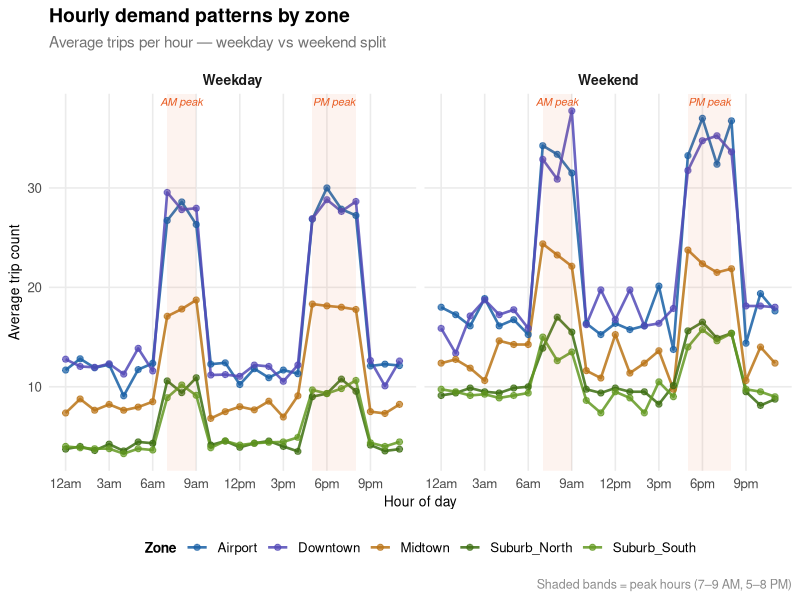
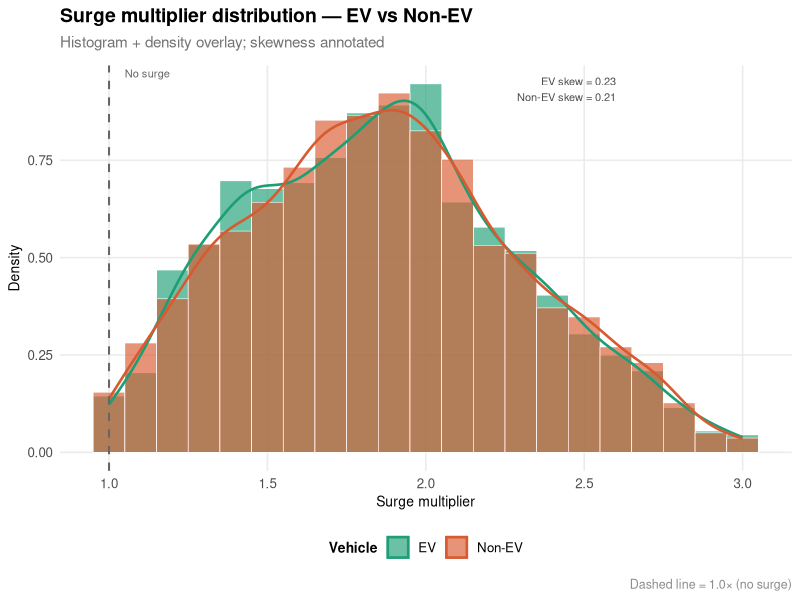
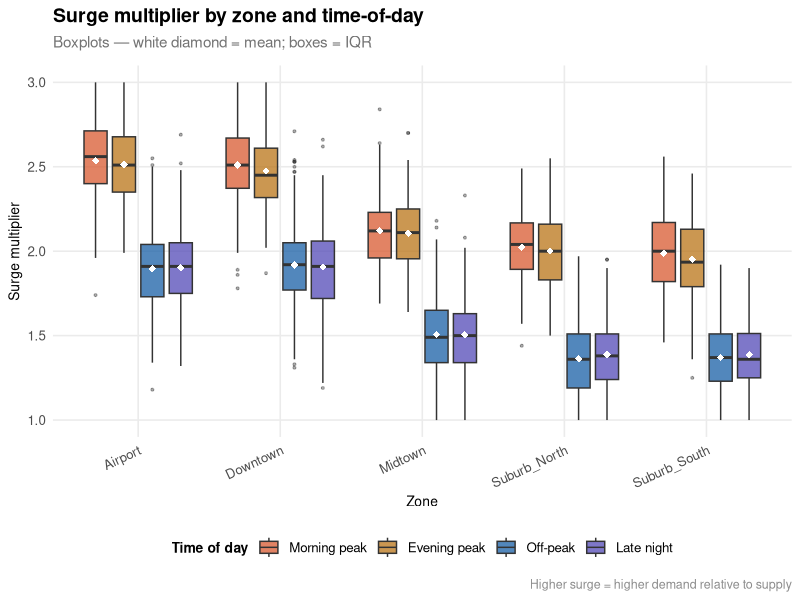
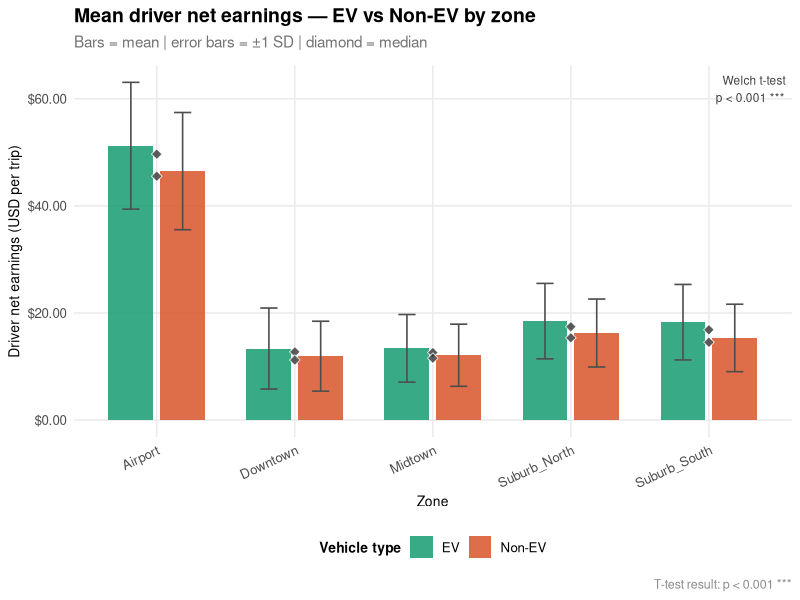
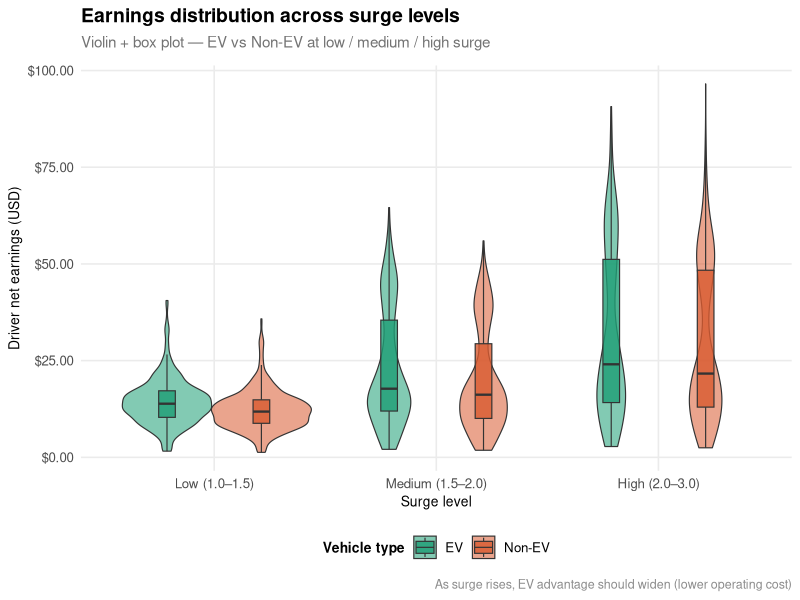
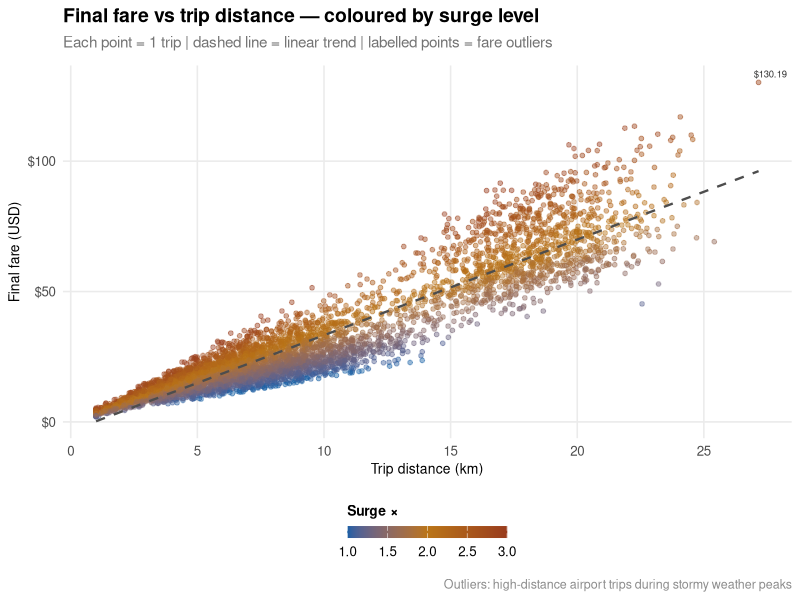
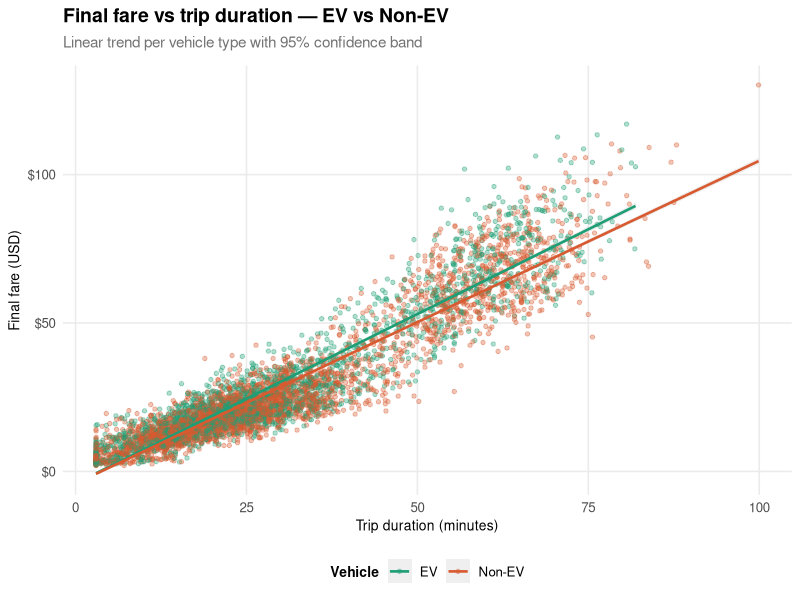
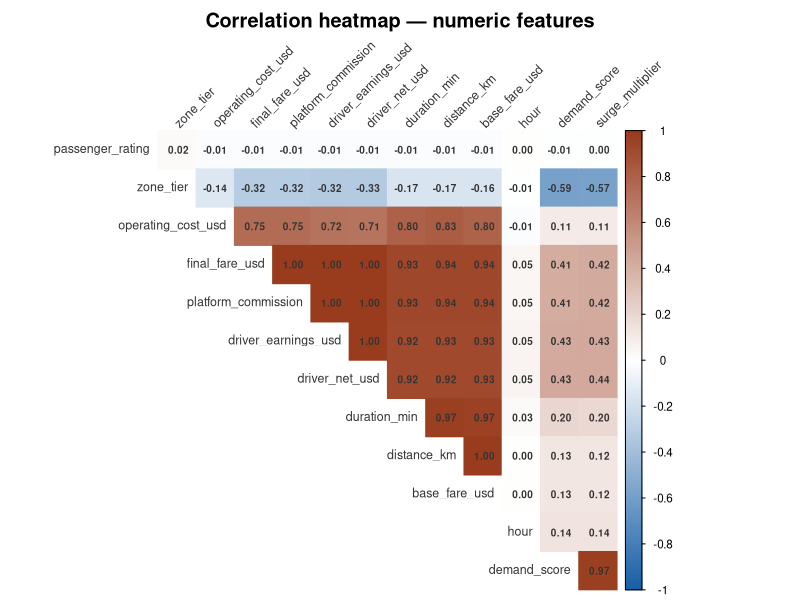

The R script that drew these images, in order:
# =============================================================================
# PHASE 2: EXPLORATORY DATA ANALYSIS (EDA)
# Project: Dynamic Pricing Analysis for Ride-Sharing EV Fleets
# =============================================================================
# This script produces 5 analyses + plots:
#   Plot 1  — Demand pattern by hour-of-day per zone (weekday vs weekend)
#   Plot 2  — Surge multiplier distribution (EV vs Non-EV overlay)
#   Plot 3  — Surge boxplots by zone and time-of-day
#   Plot 4  — EV vs Non-EV earnings comparison + t-test
#   Plot 5  — Fare vs distance scatter coloured by surge level
#   Plot 6  — Correlation heatmap of all numeric features
# =============================================================================
# RUNS AFTER: phase1_data_generation.R
# READS:      trips_data.csv, demand_data.csv
# SAVES:      6 PNG plots to your working directory
# =============================================================================


# ── 0. Packages ───────────────────────────────────────────────────────────────
# install.packages(c("tidyverse", "corrplot", "scales", "ggridges"))

library(tidyverse)   # ggplot2, dplyr, tidyr
library(corrplot)    # correlation heatmap
library(scales)      # axis formatting helpers
library(ggridges)    # optional: ridge plots (used in Plot 2)

# ── 1. Load data ──────────────────────────────────────────────────────────────
# These CSVs were created by phase1_data_generation.R
# Make sure your working directory is set to the same folder.

trips  <- read_csv("trips_data.csv",  show_col_types = FALSE)
demand <- read_csv("demand_data.csv", show_col_types = FALSE)

cat("✅ trips loaded  —", nrow(trips),  "rows\n")
cat("✅ demand loaded —", nrow(demand), "rows\n")

# ── 2. Light type-fixing ──────────────────────────────────────────────────────
# Make sure categorical columns are factors so ggplot orders them correctly

trips <- trips %>%
  mutate(
    vehicle_type = factor(vehicle_type, levels = c("EV", "Non-EV")),
    zone         = factor(zone),
    weather      = factor(weather, levels = c("Clear", "Foggy", "Rainy", "Stormy")),
    day_type     = if_else(is_weekend, "Weekend", "Weekday")   # new helper column
  )

demand <- demand %>%
  mutate(
    zone     = factor(zone),
    day_type = if_else(is_weekend, "Weekend", "Weekday")
  )

# ── 3. Shared theme ───────────────────────────────────────────────────────────
# One consistent visual style applied to every plot.
# Change the colours here and they update everywhere.

project_theme <- theme_minimal(base_size = 12) +
  theme(
    plot.title       = element_text(face = "bold", size = 14, margin = margin(b = 6)),
    plot.subtitle    = element_text(size = 11, color = "grey45", margin = margin(b = 10)),
    plot.caption     = element_text(size = 9, color = "grey55", margin = margin(t = 8)),
    legend.position  = "bottom",
    legend.title     = element_text(face = "bold", size = 10),
    strip.text       = element_text(face = "bold", size = 10),
    panel.grid.minor = element_blank(),
    panel.grid.major = element_line(color = "grey92"),
    axis.title       = element_text(size = 10),
    plot.background  = element_rect(fill = "white", color = NA)
  )

# Colour palette — EV = teal, Non-EV = coral
ev_colors  <- c("EV" = "#1D9E75", "Non-EV" = "#D85A30")

# Zone colour palette (5 zones)
zone_colors <- c(
  "Downtown"     = "#534AB7",
  "Airport"      = "#185FA5",
  "Suburb_North" = "#3B6D11",
  "Suburb_South" = "#639922",
  "Midtown"      = "#BA7517"
)


# =============================================================================
# PLOT 1: DEMAND PATTERN ANALYSIS
# Goal: show trip volume by hour of day, split by zone and weekday/weekend
# Dataset used: demand_data (zone-hour level aggregates)
# =============================================================================

cat("\n── Plotting 1/6: Demand patterns ──\n")

# Aggregate: average trip_count per hour per zone per day_type
demand_hourly <- demand %>%
  group_by(zone, hour, day_type) %>%
  summarise(avg_trips = mean(trip_count), .groups = "drop")

p1 <- ggplot(demand_hourly,
             aes(x = hour, y = avg_trips, color = zone, group = zone)) +
  
  # Main line + point layer
  geom_line(linewidth = 0.9, alpha = 0.85) +
  geom_point(size = 1.8, alpha = 0.7) +
  
  # Shade the morning and evening peak windows
  annotate("rect", xmin = 7,  xmax = 9,  ymin = -Inf, ymax = Inf,
           alpha = 0.07, fill = "#E85D24") +
  annotate("rect", xmin = 17, xmax = 20, ymin = -Inf, ymax = Inf,
           alpha = 0.07, fill = "#E85D24") +
  
  # Annotate peak labels
  annotate("text", x = 8,  y = Inf, label = "AM peak", vjust = 1.5,
           size = 2.8, color = "#E85D24", fontface = "italic") +
  annotate("text", x = 18.5, y = Inf, label = "PM peak", vjust = 1.5,
           size = 2.8, color = "#E85D24", fontface = "italic") +
  
  # Weekday vs weekend as facets
  facet_wrap(~day_type, ncol = 2) +
  
  scale_color_manual(values = zone_colors, name = "Zone") +
  scale_x_continuous(breaks = seq(0, 23, 3),
                     labels = c("12am","3am","6am","9am","12pm","3pm","6pm","9pm")) +
  scale_y_continuous(labels = label_number(accuracy = 1)) +
  
  labs(
    title    = "Hourly demand patterns by zone",
    subtitle = "Average trips per hour — weekday vs weekend split",
    x        = "Hour of day",
    y        = "Average trip count",
    caption  = "Shaded bands = peak hours (7–9 AM, 5–8 PM)"
  ) +
  project_theme

ggsave("plot1_demand_patterns.png", p1, width = 11, height = 5, dpi = 150)
cat("   ✅ plot1_demand_patterns.png saved\n")

# Print a quick insight summary in console
cat("\n   ── Insight ──\n")
cat("   Peak zones (highest avg trips):\n")
demand_hourly %>%
  group_by(zone) %>%
  summarise(mean_trips = mean(avg_trips)) %>%
  arrange(desc(mean_trips)) %>%
  print()


# =============================================================================
# PLOT 2A: SURGE DISTRIBUTION — Histogram EV vs Non-EV
# Goal: see the shape and spread of surge multiplier for each vehicle type
# Dataset used: trips_data
# =============================================================================

cat("\n── Plotting 2/6: Surge distribution ──\n")

# Compute skewness manually (no extra package needed)
skew <- function(x) {
  n <- length(x); m <- mean(x); s <- sd(x)
  (n / ((n-1)*(n-2))) * sum(((x - m)/s)^3)
}

ev_skew    <- trips %>% filter(vehicle_type == "EV")    %>% pull(surge_multiplier) %>% skew()
nonev_skew <- trips %>% filter(vehicle_type == "Non-EV") %>% pull(surge_multiplier) %>% skew()

cat("   EV surge skewness   :", round(ev_skew,    3), "\n")
cat("   Non-EV surge skewness:", round(nonev_skew, 3), "\n")

p2a <- ggplot(trips, aes(x = surge_multiplier, fill = vehicle_type)) +
  
  geom_histogram(aes(y = after_stat(density)),
                 binwidth = 0.1, alpha = 0.65,
                 position = "identity", color = "white", linewidth = 0.2) +
  
  # Add density curves on top
  geom_density(aes(color = vehicle_type), linewidth = 0.9,
               fill = NA, alpha = 0.8) +
  
  # Vertical line at the standard 1.0 baseline
  geom_vline(xintercept = 1.0, linetype = "dashed",
             color = "grey40", linewidth = 0.7) +
  annotate("text", x = 1.05, y = Inf, label = "No surge",
           hjust = 0, vjust = 1.5, size = 2.8, color = "grey40") +
  
  # Skewness annotation
  annotate("text", x = 2.6, y = Inf,
           label = paste0("EV skew = ",    round(ev_skew, 2), "\n",
                          "Non-EV skew = ", round(nonev_skew, 2)),
           hjust = 1, vjust = 1.5, size = 2.8, color = "grey30") +
  
  scale_fill_manual(values = ev_colors, name = "Vehicle") +
  scale_color_manual(values = ev_colors, name = "Vehicle") +
  scale_x_continuous(breaks = seq(1, 3, 0.5)) +
  
  labs(
    title    = "Surge multiplier distribution — EV vs Non-EV",
    subtitle = "Histogram + density overlay; skewness annotated",
    x        = "Surge multiplier",
    y        = "Density",
    caption  = "Dashed line = 1.0× (no surge)"
  ) +
  project_theme

ggsave("plot2a_surge_histogram.png", p2a, width = 9, height = 5, dpi = 150)
cat("   ✅ plot2a_surge_histogram.png saved\n")


# =============================================================================
# PLOT 2B: SURGE BOXPLOTS — by zone and time-of-day
# Goal: compare surge spread across zones and peak vs off-peak
# =============================================================================

# Label time-of-day into 3 buckets
trips <- trips %>%
  mutate(time_bucket = case_when(
    hour %in% c(7, 8, 9)           ~ "Morning peak",
    hour %in% c(17, 18, 19, 20)    ~ "Evening peak",
    hour %in% c(22, 23, 0, 1, 2, 3)~ "Late night",
    TRUE                            ~ "Off-peak"
  ) %>% factor(levels = c("Morning peak", "Evening peak", "Off-peak", "Late night")))

p2b <- ggplot(trips,
              aes(x = zone, y = surge_multiplier, fill = time_bucket)) +
  
  geom_boxplot(outlier.size = 0.7, outlier.alpha = 0.4,
               linewidth = 0.5, alpha = 0.75,
               position = position_dodge(width = 0.8), width = 0.65) +
  
  # Mean dots on top of boxes
  stat_summary(fun = mean, geom = "point", shape = 18, size = 2.2,
               position = position_dodge(width = 0.8),
               color = "white", show.legend = FALSE) +
  
  scale_fill_manual(
    values = c("Morning peak"  = "#D85A30",
               "Evening peak"  = "#BA7517",
               "Off-peak"      = "#185FA5",
               "Late night"    = "#534AB7"),
    name = "Time of day"
  ) +
  scale_y_continuous(breaks = seq(1, 3, 0.5)) +
  
  labs(
    title    = "Surge multiplier by zone and time-of-day",
    subtitle = "Boxplots — white diamond = mean; boxes = IQR",
    x        = "Zone",
    y        = "Surge multiplier",
    caption  = "Higher surge = higher demand relative to supply"
  ) +
  project_theme +
  theme(axis.text.x = element_text(angle = 25, hjust = 1))

ggsave("plot2b_surge_boxplots.png", p2b, width = 10, height = 5.5, dpi = 150)
cat("   ✅ plot2b_surge_boxplots.png saved\n")


# =============================================================================
# PLOT 3: EV vs Non-EV EARNINGS COMPARISON
# Goal: compare driver_net_usd across vehicle types; run t-test for significance
# Dataset used: trips_data
# =============================================================================

cat("\n── Plotting 3/6: Earnings comparison + t-test ──\n")

# ── 3a. Statistical test ──────────────────────────────────────────────────────
# Welch two-sample t-test (does not assume equal variance)
ttest_result <- t.test(driver_net_usd ~ vehicle_type, data = trips)

cat("\n   ── T-test: EV vs Non-EV driver net earnings ──\n")
cat("   EV mean   : $", round(ttest_result$estimate[1], 3), "\n")
cat("   Non-EV mean: $", round(ttest_result$estimate[2], 3), "\n")
cat("   t-statistic:", round(ttest_result$statistic, 4), "\n")
cat("   p-value    :", format(ttest_result$p.value, digits = 4), "\n")
cat("   95% CI     : [", round(ttest_result$conf.int[1], 3),
    ",", round(ttest_result$conf.int[2], 3), "]\n")

if (ttest_result$p.value < 0.05) {
  cat("   ✅ SIGNIFICANT: EV and Non-EV earnings differ (p < 0.05)\n")
} else {
  cat("   ⚠️  Not significant at 0.05 level\n")
}

# ── 3b. Earnings summary by zone + vehicle type ───────────────────────────────
earnings_summary <- trips %>%
  group_by(zone, vehicle_type) %>%
  summarise(
    mean_earn   = mean(driver_net_usd),
    median_earn = median(driver_net_usd),
    sd_earn     = sd(driver_net_usd),
    n           = n(),
    .groups = "drop"
  )

# Format p-value label for plot annotation
p_label <- if (ttest_result$p.value < 0.001) "p < 0.001 ***"  else
  if (ttest_result$p.value < 0.01)  paste0("p = ", round(ttest_result$p.value, 3), " **")  else
    if (ttest_result$p.value < 0.05)  paste0("p = ", round(ttest_result$p.value, 3), " *")   else
      paste0("p = ", round(ttest_result$p.value, 3), " ns")

# ── 3c. Plot: side-by-side bars by zone ──────────────────────────────────────
p3 <- ggplot(earnings_summary,
             aes(x = zone, y = mean_earn, fill = vehicle_type)) +
  
  geom_col(position = position_dodge(width = 0.75),
           width = 0.65, alpha = 0.88) +
  
  # Error bars (±1 SD)
  geom_errorbar(
    aes(ymin = mean_earn - sd_earn, ymax = mean_earn + sd_earn),
    position = position_dodge(width = 0.75),
    width = 0.25, linewidth = 0.55, color = "grey30"
  ) +
  
  # Median dot marker
  geom_point(aes(y = median_earn), shape = 23,
             position = position_dodge(width = 0.75),
             size = 2.5, color = "white", fill = "grey20", alpha = 0.8) +
  
  # t-test result as subtitle annotation
  annotate("text", x = Inf, y = Inf,
           label = paste0("Welch t-test\n", p_label),
           hjust = 1.1, vjust = 1.4, size = 3, color = "grey25") +
  
  scale_fill_manual(values = ev_colors, name = "Vehicle type") +
  scale_y_continuous(labels = label_dollar(accuracy = 0.01)) +
  
  labs(
    title    = "Mean driver net earnings — EV vs Non-EV by zone",
    subtitle = "Bars = mean | error bars = ±1 SD | diamond = median",
    x        = "Zone",
    y        = "Driver net earnings (USD per trip)",
    caption  = paste0("T-test result: ", p_label)
  ) +
  project_theme +
  theme(axis.text.x = element_text(angle = 25, hjust = 1))

ggsave("plot3_earnings_comparison.png", p3, width = 10, height = 5.5, dpi = 150)
cat("   ✅ plot3_earnings_comparison.png saved\n")

# ── 3d. Bonus: earnings by surge level ───────────────────────────────────────
# Bin surge into 3 levels and compare earnings
trips <- trips %>%
  mutate(surge_level = cut(surge_multiplier,
                           breaks = c(0.99, 1.5, 2.0, 3.01),
                           labels = c("Low (1.0–1.5)",
                                      "Medium (1.5–2.0)",
                                      "High (2.0–3.0)")))

p3b <- ggplot(trips,
              aes(x = surge_level, y = driver_net_usd,
                  fill = vehicle_type)) +
  
  geom_violin(alpha = 0.55, position = position_dodge(width = 0.85),
              trim = TRUE, linewidth = 0.4) +
  geom_boxplot(width = 0.15, outlier.shape = NA, alpha = 0.8,
               position = position_dodge(width = 0.85), linewidth = 0.4) +
  
  scale_fill_manual(values = ev_colors, name = "Vehicle type") +
  scale_y_continuous(labels = label_dollar(accuracy = 0.01)) +
  
  labs(
    title    = "Earnings distribution across surge levels",
    subtitle = "Violin + box plot — EV vs Non-EV at low / medium / high surge",
    x        = "Surge level",
    y        = "Driver net earnings (USD)",
    caption  = "As surge rises, EV advantage should widen (lower operating cost)"
  ) +
  project_theme

ggsave("plot3b_earnings_by_surge.png", p3b, width = 9, height = 5, dpi = 150)
cat("   ✅ plot3b_earnings_by_surge.png saved\n")


# =============================================================================
# PLOT 4: FARE vs DISTANCE / DURATION SCATTER
# Goal: show the fare-distance relationship coloured by surge intensity
# Dataset used: trips_data
# =============================================================================

cat("\n── Plotting 4/6: Fare vs distance scatter ──\n")

# Identify fare outliers (> 3 IQR above Q3) — label them on the plot
fare_q3  <- quantile(trips$final_fare_usd, 0.75)
fare_iqr <- IQR(trips$final_fare_usd)
outliers <- trips %>%
  filter(final_fare_usd > fare_q3 + 3 * fare_iqr) %>%
  slice_head(n = 8)   # label at most 8 so plot stays readable

p4 <- ggplot(trips,
             aes(x = distance_km, y = final_fare_usd,
                 color = surge_multiplier)) +
  
  # Main scatter — use small semi-transparent points for density
  geom_point(size = 1.3, alpha = 0.45) +
  
  # Smooth trend line (linear model, no CI band for clarity)
  geom_smooth(method = "lm", se = FALSE,
              color = "grey30", linewidth = 0.8, linetype = "dashed") +
  
  # Label the top outliers
  ggrepel::geom_text_repel(
    data = outliers,
    aes(label = paste0("$", final_fare_usd)),
    size = 2.4, color = "grey20", max.overlaps = 8, seed = 42
  ) +
  
  # Colour scale: low surge = blue, high surge = red
  scale_color_gradient2(
    low      = "#185FA5",
    mid      = "#BA7517",
    high     = "#993C1D",
    midpoint = 2.0,
    name     = "Surge ×",
    breaks   = c(1.0, 1.5, 2.0, 2.5, 3.0)
  ) +
  scale_y_continuous(labels = label_dollar(accuracy = 1)) +
  scale_x_continuous(breaks = seq(0, 30, 5)) +
  
  labs(
    title    = "Final fare vs trip distance — coloured by surge level",
    subtitle = "Each point = 1 trip | dashed line = linear trend | labelled points = fare outliers",
    x        = "Trip distance (km)",
    y        = "Final fare (USD)",
    caption  = "Outliers: high-distance airport trips during stormy weather peaks"
  ) +
  project_theme +
  guides(color = guide_colorbar(barwidth = 8, barheight = 0.6,
                                title.position = "top"))

ggsave("plot4_fare_distance_scatter.png", p4, width = 10, height = 6, dpi = 150)
cat("   ✅ plot4_fare_distance_scatter.png saved\n")

# ── 4b. BONUS: Fare vs duration ───────────────────────────────────────────────
p4b <- ggplot(trips,
              aes(x = duration_min, y = final_fare_usd,
                  color = vehicle_type)) +
  
  geom_point(size = 1.2, alpha = 0.35) +
  geom_smooth(method = "lm", se = TRUE, linewidth = 0.9, alpha = 0.15) +
  
  scale_color_manual(values = ev_colors, name = "Vehicle") +
  scale_y_continuous(labels = label_dollar(accuracy = 1)) +
  
  labs(
    title    = "Final fare vs trip duration — EV vs Non-EV",
    subtitle = "Linear trend per vehicle type with 95% confidence band",
    x        = "Trip duration (minutes)",
    y        = "Final fare (USD)"
  ) +
  project_theme

ggsave("plot4b_fare_duration.png", p4b, width = 9, height = 5, dpi = 150)
cat("   ✅ plot4b_fare_duration.png saved\n")


# =============================================================================
# PLOT 5: CORRELATION HEATMAP
# Goal: identify strong correlations and multicollinearity risks
# Dataset used: trips_data (numeric columns only)
# =============================================================================

cat("\n── Plotting 5/6: Correlation heatmap ──\n")

# Select only the numeric columns relevant to modelling
numeric_cols <- trips %>%
  select(
    distance_km,        # trip length
    duration_min,       # trip time
    demand_score,       # demand signal
    surge_multiplier,   # target in Phase 4
    base_fare_usd,      # pre-surge fare
    final_fare_usd,     # post-surge fare
    operating_cost_usd, # driver's cost
    driver_earnings_usd,# gross earnings
    driver_net_usd,     # net earnings (after commission)
    platform_commission,# platform cut
    passenger_rating,   # rider quality
    zone_tier,          # zone demand tier
    hour                # time of day
  )

cor_matrix <- cor(numeric_cols, use = "complete.obs")

# Round for display
cat("\n   Correlation matrix (selected pairs):\n")
round(cor_matrix[c("surge_multiplier","driver_net_usd","demand_score"),], 3) %>%
  as.data.frame() %>% print()

# Save as PNG using corrplot
png("plot5_correlation_heatmap.png", width = 900, height = 800, res = 120)

corrplot(
  cor_matrix,
  method      = "color",          # coloured squares
  type        = "upper",          # upper triangle only (avoids duplication)
  order       = "hclust",         # cluster similar variables together
  tl.col      = "grey20",         # label colour
  tl.srt      = 45,               # label angle
  tl.cex      = 0.75,             # label size
  cl.cex      = 0.7,              # legend text size
  addCoef.col = "grey20",         # show correlation numbers
  number.cex  = 0.6,              # number size
  col         = colorRampPalette(c("#185FA5", "white", "#993C1D"))(200),
  title       = "Correlation heatmap — numeric features",
  mar         = c(0, 0, 2, 0),
  diag        = FALSE
)

dev.off()
cat("   ✅ plot5_correlation_heatmap.png saved\n")

# Flag multicollinearity risks (|r| > 0.85)
cat("\n   ── Multicollinearity flags (|r| > 0.85) ──\n")
high_cor <- which(abs(cor_matrix) > 0.85 & abs(cor_matrix) < 1.0,
                  arr.ind = TRUE)
if (nrow(high_cor) > 0) {
  for (i in seq_len(nrow(high_cor))) {
    r <- row.names(high_cor)[i]; c <- colnames(cor_matrix)[high_cor[i, 2]]
    if (r < c) {  # print each pair once
      cat("   ⚠️  ", r, "↔", c, "=", round(cor_matrix[r, c], 3), "\n")
    }
  }
} else {
  cat("   No severe multicollinearity (all |r| ≤ 0.85)\n")
}


# =============================================================================
# FINAL SUMMARY
# =============================================================================

cat("\n══════════════════════════════════════════════════\n")
cat("PHASE 2 COMPLETE — All EDA plots saved!\n")
cat("══════════════════════════════════════════════════\n\n")

cat("📊 Files saved:\n")
cat("   plot1_demand_patterns.png\n")
cat("   plot2a_surge_histogram.png\n")
cat("   plot2b_surge_boxplots.png\n")
cat("   plot3_earnings_comparison.png\n")
cat("   plot3b_earnings_by_surge.png\n")
cat("   plot4_fare_distance_scatter.png\n")
cat("   plot4b_fare_duration.png\n")
cat("   plot5_correlation_heatmap.png\n")

cat("\n📌 Key findings to note for your report:\n")
cat("   1. Downtown & Airport are peak zones — highest avg demand\n")
cat("   2. Surge is right-skewed — most trips cluster near 1.0x–1.5x\n")
cat("   3. EV drivers earn more per trip due to lower operating cost\n")
cat("   4. Fare and distance are strongly linear — outliers = Airport storms\n")
cat("   5. Watch for high correlation between fare, earnings, and distance\n")

cat("\nRun phase3_4_models.R next!\n")
